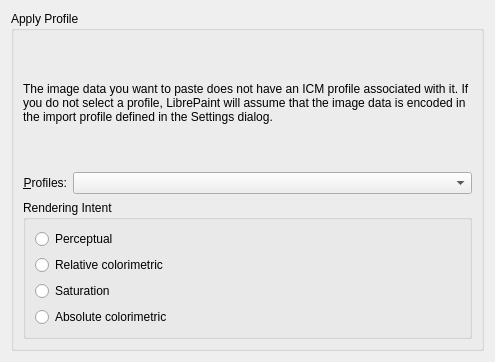
<?xml version="1.0" encoding="utf-8"?>
<ui version="4.0">
 <author>
    SPDX-FileCopyrightText: none
    SPDX-License-Identifier: GPL-3.0-or-later
  </author>
 <class>WdgApplyProfile</class>
 <widget class="QWidget" name="WdgApplyProfile">
  <property name="geometry">
   <rect>
    <x>0</x>
    <y>0</y>
    <width>495</width>
    <height>362</height>
   </rect>
  </property>
  <property name="sizePolicy">
   <sizepolicy hsizetype="MinimumExpanding" vsizetype="MinimumExpanding">
    <horstretch>0</horstretch>
    <verstretch>0</verstretch>
   </sizepolicy>
  </property>
  <layout class="QGridLayout">
   <item column="0" row="0">
    <widget class="QGroupBox" name="groupBox1">
     <property name="title">
      <string>Apply Profile</string>
     </property>
     <layout class="QVBoxLayout">
      <item>
       <widget class="QLabel" name="textLabel1">
        <property name="text">
         <string>The image data you want to paste does not have an ICM profile associated with it. If you do not select a profile, LibrePaint will assume that the image data is encoded in the import profile defined in the Settings dialog.</string>
        </property>
        <property name="alignment">
         <set>Qt::AlignLeading|Qt::AlignLeft|Qt::AlignVCenter</set>
        </property>
        <property name="wordWrap">
         <bool>true</bool>
        </property>
       </widget>
      </item>
      <item>
       <layout class="QHBoxLayout">
        <property name="leftMargin">
         <number>0</number>
        </property>
        <property name="topMargin">
         <number>0</number>
        </property>
        <property name="rightMargin">
         <number>0</number>
        </property>
        <property name="bottomMargin">
         <number>0</number>
        </property>
        <item>
         <widget class="QLabel" name="lblProfile">
          <property name="text">
           <string>&amp;Profiles:</string>
          </property>
          <property name="alignment">
           <set>Qt::AlignRight|Qt::AlignTrailing|Qt::AlignVCenter</set>
          </property>
          <property name="buddy">
           <cstring>cmbProfile</cstring>
          </property>
         </widget>
        </item>
        <item>
         <widget class="KisSqueezedComboBox" name="cmbProfile">
          <property name="sizePolicy">
           <sizepolicy hsizetype="Expanding" vsizetype="Fixed">
            <horstretch>0</horstretch>
            <verstretch>0</verstretch>
           </sizepolicy>
          </property>
         </widget>
        </item>
       </layout>
      </item>
      <item>
       <widget class="QGroupBox" name="grpRenderIntent">
        <property name="toolTip">
         <string/>
        </property>
        <property name="whatsThis">
         <string>Rendering intent determines the bias in the color conversion.</string>
        </property>
        <property name="title">
         <string>Rendering Intent</string>
        </property>
        <layout class="QVBoxLayout">
         <item>
          <widget class="QRadioButton" name="radioPerceptual">
           <property name="whatsThis">
            <string>Hue hopefully maintained (but not required), lightness and saturation sacrificed to maintain the perceived color. White point changed to result in neutral grays. Intended for images.</string>
           </property>
           <property name="text">
            <string>Perceptual</string>
           </property>
          </widget>
         </item>
         <item>
          <widget class="QRadioButton" name="radioRelativeColorimetric">
           <property name="whatsThis">
            <string>Within and outside gamut; same as Absolute Colorimetric. White point changed to result in neutral grays.</string>
           </property>
           <property name="text">
            <string>Relative colorimetric</string>
           </property>
          </widget>
         </item>
         <item>
          <widget class="QRadioButton" name="radioSaturation">
           <property name="whatsThis">
            <string>Hue and saturation maintained with lightness sacrificed to maintain saturation. White point changed to result in neutral grays. Intended for business graphics (make it colorful charts, graphs, overheads, ...)</string>
           </property>
           <property name="text">
            <string comment="ICC profile rendering intent">Saturation</string>
           </property>
          </widget>
         </item>
         <item>
          <widget class="QRadioButton" name="radioAbsoluteColorimetric">
           <property name="whatsThis">
            <string>Within the destination device gamut; hue, lightness and saturation are maintained. Outside the gamut; hue and lightness are maintained, saturation is sacrificed. White point for source and destination; unchanged. Intended for spot colors (Pantone, TruMatch, logo colors, ...)</string>
           </property>
           <property name="text">
            <string>Absolute colorimetric</string>
           </property>
          </widget>
         </item>
        </layout>
       </widget>
      </item>
     </layout>
    </widget>
   </item>
  </layout>
 </widget>
 <customwidgets>
  <customwidget>
   <class>KisSqueezedComboBox</class>
   <extends>QComboBox</extends>
   <header>KisSqueezedComboBox.h</header>
  </customwidget>
 </customwidgets>
 <tabstops>
  <tabstop>cmbProfile</tabstop>
 </tabstops>
 <resources/>
 <connections/>
</ui>
